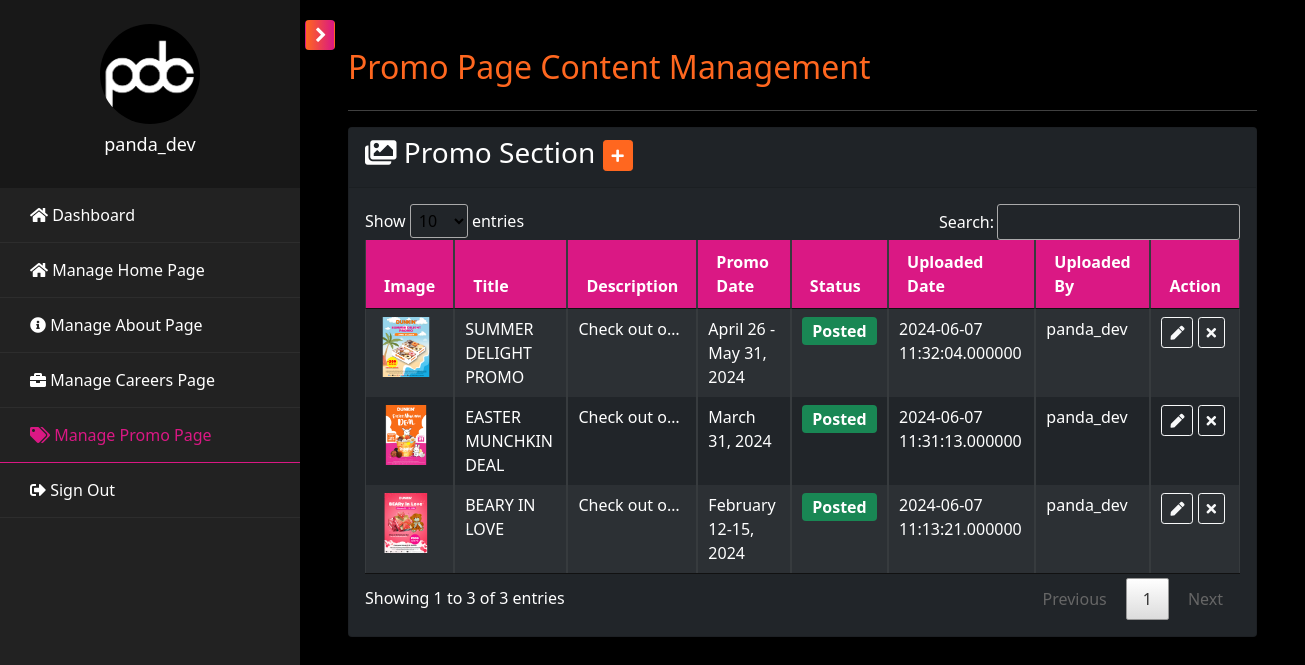
/pages/dev/dev.promo.php (signed in), run on the app's committed database.
### tables this page shows
CREATE TABLE `tbl_promo` (
  `id` int(100) NOT NULL,
  `image_name` varchar(2000) NOT NULL,
  `file_path` varchar(1000) NOT NULL,
  `title` varchar(1000) NOT NULL,
  `description` longtext NOT NULL,
  `promo_from` date NOT NULL,
  `promo_to` date NOT NULL,
  `status` enum('Posted','Unposted') NOT NULL,
  `created` datetime(6) NOT NULL DEFAULT current_timestamp(6),
  `uploaded_by` varchar(100) NOT NULL,
  `updated` datetime(6) NOT NULL DEFAULT current_timestamp(6),
  `modified_by` varchar(5000) NOT NULL
);

CREATE TABLE `tbl_user` (
  `id` int(11) NOT NULL,
  `username` varchar(100) NOT NULL,
  `password` varchar(255) NOT NULL,
  `role` enum('admin','support','dev','marketing','hr','outlet') NOT NULL,
  `branch` varchar(100) DEFAULT NULL,
  `status` enum('Active','Inactive') NOT NULL DEFAULT 'Active',
  `created` datetime(6) DEFAULT current_timestamp(6),
  `updated` datetime(6) DEFAULT current_timestamp(6) ON UPDATE current_timestamp(6)
);

### pages/dev/dev.promo.php (the view, shortened to what this page needs)
<?php
include('dev.header.php');
function format_promo_date($from, $to) {
    $from_date = new DateTime($from);
    $to_date = new DateTime($to);
    $from_day = $from_date->format('j');
    $from_month = $from_date->format('F');
    $from_year = $from_date->format('Y');
    $to_day = $to_date->format('j');
    $to_month = $to_date->format('F');
    $to_year = $to_date->format('Y');
    if ($from_year != $to_year) {
        return "$from_month $from_day, $from_year - $to_month $to_day, $to_year";
    } elseif ($from_month != $to_month) {
        return "$from_month $from_day - $to_month $to_day, $from_year";
    } elseif ($from_day != $to_day) {
        return "$from_month $from_day-$to_day, $from_year";
    } else {
        return "$from_month $from_day, $from_year";
    }
}
?>
    <div id="content" class="p-4 p-md-5 pt-5">
        <h2 class="mb-4 text-orange">Promo Page Content Management</h2>
        <hr />
        <div class="card bg-dark mb-3">
            <div class="card-header">
                <h3><i class="fas fa-images"></i> Promo Section <a href="dev.add.promo.php" class="btn btn-sm btn-orange"><i class="fas fa-plus"></i></a></h3>
            </div>
            <div class="card-body">
                <div class="table-responsive">
                    <table class="table table-bordered table-striped table-dark table-sm w-100" id="promo_table">
                        <thead>
                            <tr>
                                <th>Image</th>
                                <th>Title</th>
                                <th>Description</th>
                                <th>Promo Date</th>
                                <th>Status</th>
                                <th>Uploaded Date</th>
                                <th>Uploaded By</th>
                                <th>Action</th>
                            </tr>
                        </thead>
                        <tbody>
                            <?php
                                $promo_qry = mysqli_query($conn, "
                                    SELECT
                                    h.*,
                                    u1.id as uploaded_by_userid,
                                    u1.username as uploaded_by_username,
                                    u2.id as modified_by_userid,
                                    u2.username as modified_by_username
                                    FROM tbl_promo h
                                    LEFT JOIN tbl_user u1 ON h.uploaded_by = u1.id
                                    LEFT JOIN tbl_user u2 ON h.modified_by = u2.id
                                    ORDER BY h.created DESC;
                                ");
                                while($promo_row=mysqli_fetch_array($promo_qry)){
                            ?>
                                <tr>
                                    <td><img src="<?php echo $promo_row["file_path"]; ?>" style="width: 60px; height: auto;" /></td>
                                    <td><?php echo $promo_row["title"]; ?></td>
                                    <td class="wrap"><?php echo $promo_row["description"]; ?></td>
                                    <td><?php echo format_promo_date($promo_row["promo_from"], $promo_row["promo_to"]); ?></td>
                                    <td>
                                        <span class="badge <?php echo $promo_row["status"] == 'Posted' ? 'bg-success' : 'bg-secondary'; ?>">
                                            <?php echo ucfirst($promo_row["status"]); ?>
                                        </span>
                                    </td>
                                    <td><?php echo $promo_row["created"]; ?></td>
                                    <td><?php echo $promo_row["uploaded_by_username"]; ?></td>
                                    <td>
                                        <a class="btn btn-sm btn-outline-light" href="dev.edit.promo.php?id=<?php echo $promo_row['id']; ?>" title="Edit"><i class="fas fa-pen"></i></a>
                                        <?php if ($promo_row['status'] == 'Posted') { ?>
                                            <a class="btn btn-sm btn-outline-light" href="process.status.promo.php?id=<?php echo $promo_row['id']; ?>&status=Unposted" title="Unposted">
                                                <i class="fas fa-times"></i>
                                            </a>
                                        <?php } else { ?>
                                            <a class="btn btn-sm btn-outline-light" href="process.status.promo.php?id=<?php echo $promo_row['id']; ?>&status=Posted" title="post">
                                                <i class="fas fa-check"></i>
                                            </a>
                                        <?php } ?>
                                    </td>
                                </tr>
                            <?php } ?>
                        </tbody>
                    </table>
                </div>
            </div>
        </div>
    </div>
<?php include('dev.footer.php'); ?>

### pages/dev/dev.header.php (shortened to what this page needs)
<?php
$current_page = basename($_SERVER['PHP_SELF']);
$home_page = ['dev.home.php', 'dev.add.hhero.php', 'dev.edit.hhero.php'];
$about_page = ['dev.about.php', 'dev.add.ahero.php', 'dev.edit.ahero.php'];
$careers_page = ['dev.careers.php', 'dev.add.chero.php', 'dev.edit.chero.php', 'dev.add.wylwwu.php', 'dev.edit.wylwwu.php'];
$promo_page = ['dev.promo.php', 'dev.add.phero.php', 'dev.edit.phero.php', 'dev.add.promo.php', 'dev.edit.promo.php'];
?>
<!DOCTYPE html>
<html lang="en">
    <head>
        <link href="../../assets/vendor/bootstrap/css/bootstrap.min.css" rel="stylesheet">
        <link href="../../assets/vendor/bootstrap-icons/bootstrap-icons.css" rel="stylesheet">
        <link href="../../assets/vendor/fontawesome/css/all.min.css" rel="stylesheet">
        <link href="../../assets/vendor/swiper/swiper-bundle.min.css" rel="stylesheet">
        <link href="../../assets/vendor/datatables/jquery.dataTables.min.css" rel="stylesheet">
        <link rel="stylesheet" href="https://stackpath.bootstrapcdn.com/font-awesome/4.7.0/css/font-awesome.min.css">
        <link href="../../assets/css/main.style.css" rel="stylesheet">
    </head>
    <body>
        <div class="wrapper d-flex align-items-stretch">
            <nav id="sidebar">
                <div class="custom-menu">
                    <button type="button" id="sidebarCollapse" class="btn btn-orange">
                    </button>
                </div>
                <div class="img bg-wrap text-center py-4" style="background-image: url(../../assets/img/wallpaper.jpg);">
                    <div class="user-logo">
                        <div class="img" style="background-image: url(../../assets/img/PDC-square.png);"></div>
                        <h3><?php echo $_SESSION['username']; ?></h3>
                    </div>
                </div>
                <ul class="list-unstyled components mb-5">
                    <li class="<?php echo ($current_page == 'dev.dashboard.php') ? 'active' : ''; ?>">
                        <a href="dev.dashboard.php"><span class="fas fa-home mr-3"></span>&nbsp;Dashboard</a>
                    </li>
                    <li class="<?php echo (in_array($current_page, $home_page)) ? 'active' : ''; ?>">
                        <a href="dev.home.php"><span class="fas fa-home mr-3"></span>&nbsp;Manage Home Page</a>
                    </li>
                    <li class="<?php echo (in_array($current_page, $about_page)) ? 'active' : ''; ?>">
                        <a href="dev.about.php"><span class="fas fa-info-circle mr-3"></span>&nbsp;Manage About Page</a>
                    </li>
                    <li class="<?php echo (in_array($current_page, $careers_page)) ? 'active' : ''; ?>">
                        <a href="dev.careers.php"><span class="fas fa-briefcase mr-3"></span>&nbsp;Manage Careers Page</a>
                    </li>
                    <li class="<?php echo (in_array($current_page, $promo_page)) ? 'active' : ''; ?>">
                        <a href="dev.promo.php"><span class="fas fa-tags mr-3"></span>&nbsp;Manage Promo Page</a>
                    </li>
                    <li>
                        <a href="../../includes/logout.php"><span class="fas fa-sign-out-alt mr-3"></span>&nbsp;Sign Out</a>
                    </li>
                </ul>
            </nav>

### pages/dev/dev.footer.php (shortened to what this page needs)
</div>
</body>
</html>

### assets/css/main.style.css (style rules this page uses)
body { background-color: #000; color: #fff; text-align: left; margin: 0; }
.text-orange { color: #FF671F; }
.btn-orange { color: #fff; background-color: #FF671F; border-color: #FF671F; }
.img { background-size: cover; background-repeat: no-repeat; background-position: center center; }
.wrapper { width: 100%; }
#sidebar { min-width: 300px; max-width: 300px; background: #222; color: #fff; -webkit-transition: all 0.3s; -o-transition: all 0.3s; transition: all 0.3s; position: relative; }
#sidebar ul.components { padding: 0; }
#sidebar ul li { font-size: 16px; }
#sidebar ul li a { text-decoration: none; padding: 15px 30px; display: block; color: #fff; border-bottom: 1px solid rgba(255, 255, 255, 0.05); }
#sidebar ul li.active > a { background: transparent; color: #da1884; border-bottom: 1px solid #DA1884; }
#sidebar .custom-menu { display: inline-block; position: absolute; top: 20px; right: 0; margin-right: -35px; -webkit-transition: 0.3s; -o-transition: 0.3s; transition: 0.3s; }
#sidebar .custom-menu .btn.btn-orange { background: linear-gradient(to right, #FF671F, #DA1884); border-color: transparent; position: relative; color: #fff; width: 30px; height: 30px; }
#sidebar .custom-menu .btn.btn-orange:after, #sidebar .custom-menu .btn.btn-orange:before { position: absolute; top: 2px; left: 0; right: 0; bottom: 0; font-family: "FontAwesome"; color: #fff; }
#sidebar .custom-menu .btn.btn-orange:after { content: "\f054"; left: 2px; }
.bg-wrap { width: 100%; position: relative; z-index: 0; }
.bg-wrap:after { z-index: -1; position: absolute; top: 0; left: 0; right: 0; bottom: 0; content: ''; background: #000; opacity: .3; }
.bg-wrap .user-logo .img { width: 100px; height: 100px; border-radius: 50%; margin: 0 auto; margin-bottom: 10px; }
.bg-wrap .user-logo h3 { color: #fff; font-size: 18px; }
#content { width: 100%; padding: 0; min-height: 100vh; -webkit-transition: all 0.3s; -o-transition: all 0.3s; transition: all 0.3s; }
.table-dark { background-color: #222; color: #fff; }
.table-dark .badge { font-size: 1rem; }
.table-dark thead th { background-color: #DA1884; color: #fff; }
.wrap { max-width: 100px; white-space: nowrap; overflow: hidden; text-overflow: ellipsis; }

### data on the page
tbl_promo: file_path (picture), title "SUMMER DELIGHT PROMO", description "Check out o…", promo_from+promo_to "April 26 - May 31, 2024", status "Posted", created "2024-06-07 11:32:04.000000", tbl_user.username "panda_dev"
tbl_promo: file_path (picture), title "EASTER MUNCHKIN DEAL", description "Check out o…", promo_from+promo_to "March 31, 2024", status "Posted", created "2024-06-07 11:31:13.000000", tbl_user.username "panda_dev"
tbl_promo: file_path (picture), title "BEARY IN LOVE", description "Check out o…", promo_from+promo_to "February 12-15, 2024", status "Posted", created "2024-06-07 11:13:21.000000", tbl_user.username "panda_dev"

### other printed values
$_SESSION['username'] "panda_dev"
